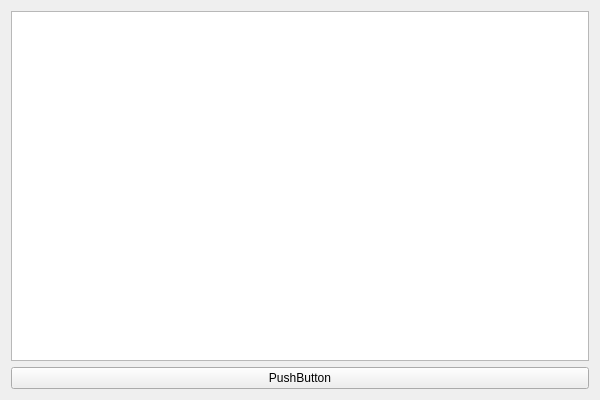
<?xml version="1.0" encoding="UTF-8"?>
<ui version="4.0">
 <class>qnetworkClass</class>
 <widget class="QWidget" name="qnetworkClass">
  <property name="geometry">
   <rect>
    <x>0</x>
    <y>0</y>
    <width>600</width>
    <height>400</height>
   </rect>
  </property>
  <property name="windowTitle">
   <string>qnetwork</string>
  </property>
  <layout class="QVBoxLayout" name="verticalLayout">
   <item>
    <widget class="QTextEdit" name="textEdit"/>
   </item>
   <item>
    <widget class="QPushButton" name="pushButton">
     <property name="text">
      <string>PushButton</string>
     </property>
    </widget>
   </item>
  </layout>
 </widget>
 <layoutdefault spacing="6" margin="11"/>
 <resources>
  <include location="qnetwork.qrc"/>
 </resources>
 <connections/>
</ui>
